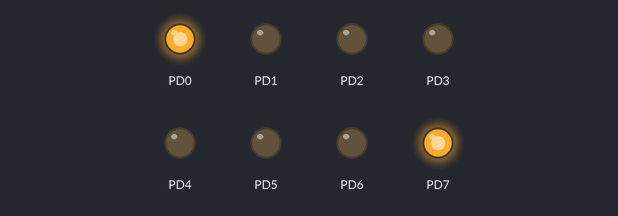
Recording of a program running on a simulated ATmega128, built with avr-gcc and emulated at 8 MHz. Parts: output pins drawn as LEDs (lit = HIGH).

Above: at 0.1 s.
At 0.9 s:
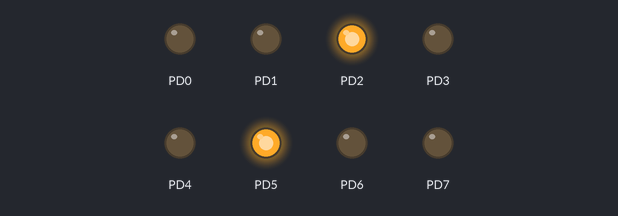
At 1.7 s:
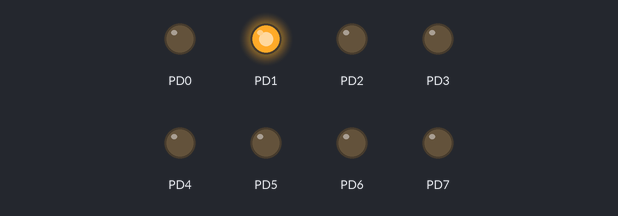
At 3.3 s:
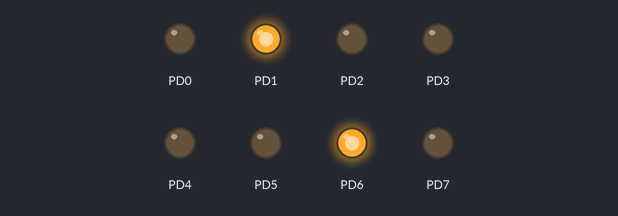
At 4.9 s:
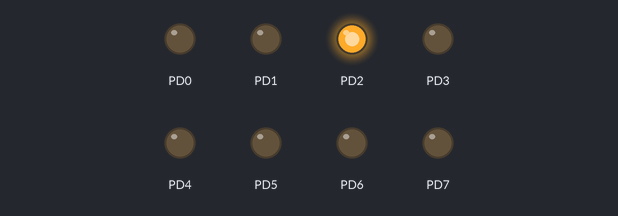
At 6.7 s:
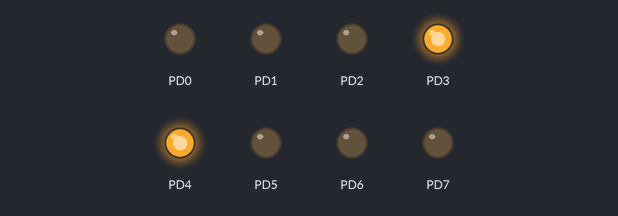
Timing chart, 0 to 7.0 s (numbered marks = the images above):
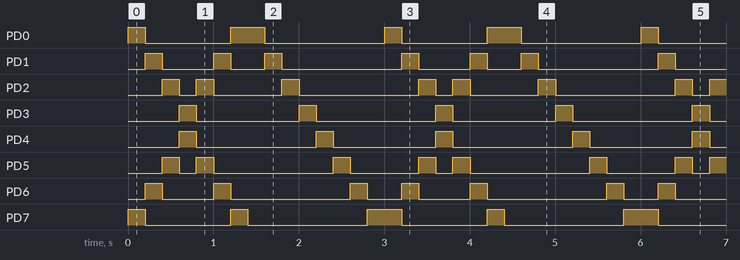

Measured:
- by itself, PD0: repeats every 3.0 s: LOW 1.0 s, HIGH 0.40 s, LOW 1.4 s, HIGH 0.20 s
- by itself, PD1: repeats every 3.0 s: LOW 0.60 s, HIGH 0.20 s, LOW 0.40 s, HIGH 0.20 s, LOW 1.4 s, HIGH 0.20 s
- by itself, PD2: repeats every 3.0 s: LOW 0.20 s, HIGH 0.20 s, LOW 0.80 s, HIGH 0.20 s, LOW 1.4 s, HIGH 0.20 s
- by itself, PD3, PD4: alternates HIGH for 0.20 s and LOW for 1.3 s
- by itself, PD5: repeats every 3.0 s: LOW 0.20 s, HIGH 0.20 s, LOW 1.4 s, HIGH 0.20 s, LOW 0.80 s, HIGH 0.20 s
- by itself, PD6: repeats every 3.0 s: LOW 0.60 s, HIGH 0.20 s, LOW 1.4 s, HIGH 0.20 s, LOW 0.40 s, HIGH 0.20 s
- by itself, PD7: repeats every 3.0 s: LOW 1.0 s, HIGH 0.20 s, LOW 1.4 s, HIGH 0.40 s

The program:

main.c
```c
/*
 * CodingLEDPAtternsLookup.c
 *
 * Author : Rümeysa Yavuz
 */

#define F_CPU 8E6
#include <avr/io.h>
#include <util/delay.h>

void displaySequence(short arr[], int arraySize);

void wait(int ms) {
	for (int i=0; i<ms; i++) {
		_delay_ms( 1 );		// library function (max 30 ms at 8MHz)
	}
}

void displaySequence(short arr[], int arraySize) {
	for (int i = 0; i < arraySize; i++) {
		PORTD = arr[i];
		wait(200);
	}
}

int main(void) {
	short toCenterFromCenter[7] = { 0x81, 0x42, 0x24, 0x18, 0x24, 0x42, 0x81 };
	short walkingLeds[8] = { 0x01, 0x02, 0x04, 0x08, 0x10, 0x20, 0x40, 0x80 };

	DDRD = 0xFF;		//B: 0b11111111

	while(1) {
		displaySequence(toCenterFromCenter, 7);
		displaySequence(walkingLeds, 8);
	}
	return 1;
}
```
